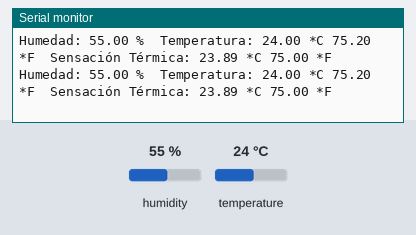
A sketch run on a simulated Arduino Uno, built with avr-gcc and run on an emulated ATmega328P. Shown: the last lines printed to the serial monitor. Inputs (shaded band) come from the test bench; at power-on: humidity 55 %, temperature 24 °C.

Above: at 4.8 s.
4.9 s: humidity set to 22 %
At 7.5 s:
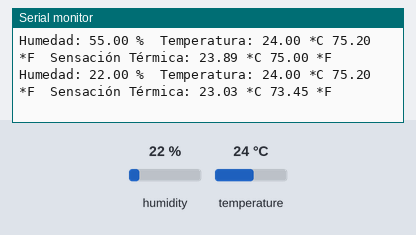
7.9 s: temperature set to 41 °C
At 8.5 s:
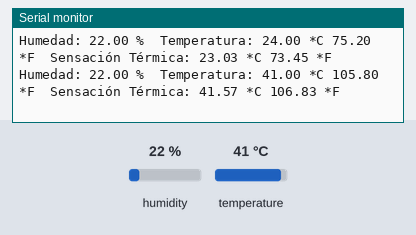
14.3 s: humidity set to 40 %
At 15.0 s:
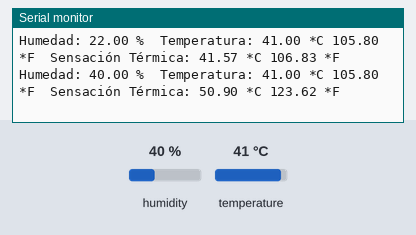
Timing chart, 0 to 17.3 s (numbered marks = the images above; inputs shaded):
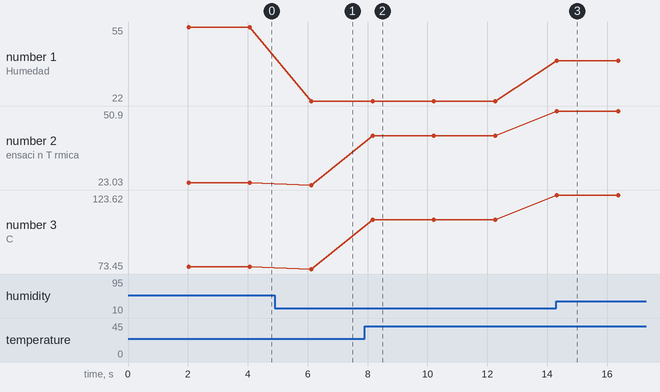

The sketch:

sketch_sep25f.ino
```cpp
#include "DHT.h" //libreria DHT sensor library Adafruit

#define DHTPIN 2     // pin usado para recibir la medición
#define DHTTYPE DHT11   // impirtante verificar que sea el sensor que estamos usando

// Inicializamos el sensor DHT11
DHT dht(DHTPIN, DHTTYPE);


void setup() {
  // Inicializamos comunicación serie
  Serial.begin(9600);

  // Inicializamos el sensor DHT
  dht.begin();
}

void loop() {

  // Esperamos 2 segundos entre medidas
  delay(2000);

  // Leemos la humedad relativa
  float h = dht.readHumidity();
  // Leemos la temperatura en grados centígrados (por defecto)
  float t = dht.readTemperature();
  // Leemos la temperatura en grados Fahrenheit
  float f = dht.readTemperature(true);

  // Comprobamos si ha habido algún error en la lectura
  if (isnan(h) || isnan(t) || isnan(f)) {
    Serial.println("Error obteniendo los datos del sensor DHT11");
    return;
  }

  // Calcular el índice de calor o sensación térmica en Fahrenheit
  float hif = dht.computeHeatIndex(f, h);
  // Calcular el índice de calor o sensación térmica en grados centígrados
  float hic = dht.computeHeatIndex(t, h, false);

  Serial.print("Humedad: ");
  Serial.print(h);
  Serial.print(" %\t");
  Serial.print("Temperatura: ");
  Serial.print(t);
  Serial.print(" *C ");
  Serial.print(f);
  Serial.print(" *F\t");
  Serial.print("Sensación Térmica: ");
  Serial.print(hic);
  Serial.print(" *C ");
  Serial.print(hif);
  Serial.println(" *F");

}
```

Measured:
- after the input at 4.9 s, the serial monitor: prints a new line after 1.2 s (image 1)
- after the input at 7.9 s, the serial monitor: prints a new line after 0.27 s (image 2)
- after the input at 14.3 s, the serial monitor: prints a new line at once (image 3)
- plotted number 1: 55 → 22 after the input at 4.9 s, 22 → 40 after the input at 14.3 s
- plotted number 2: 23.89 → 23.03 after the input at 4.9 s, 23.03 → 41.57 after the input at 7.9 s, 41.57 → 50.9 after the input at 14.3 s
- plotted number 3: 75 → 73.45 after the input at 4.9 s, 73.45 → 106.83 after the input at 7.9 s, 106.83 → 123.62 after the input at 14.3 s
